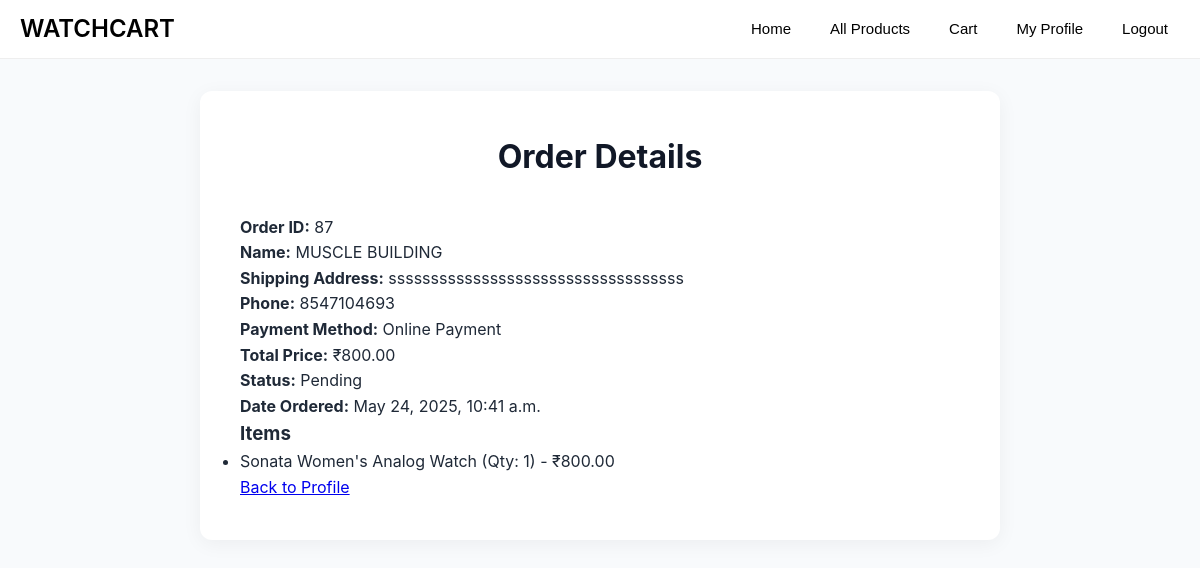
The page /order/87/ (signed in) on the database as committed earlier.
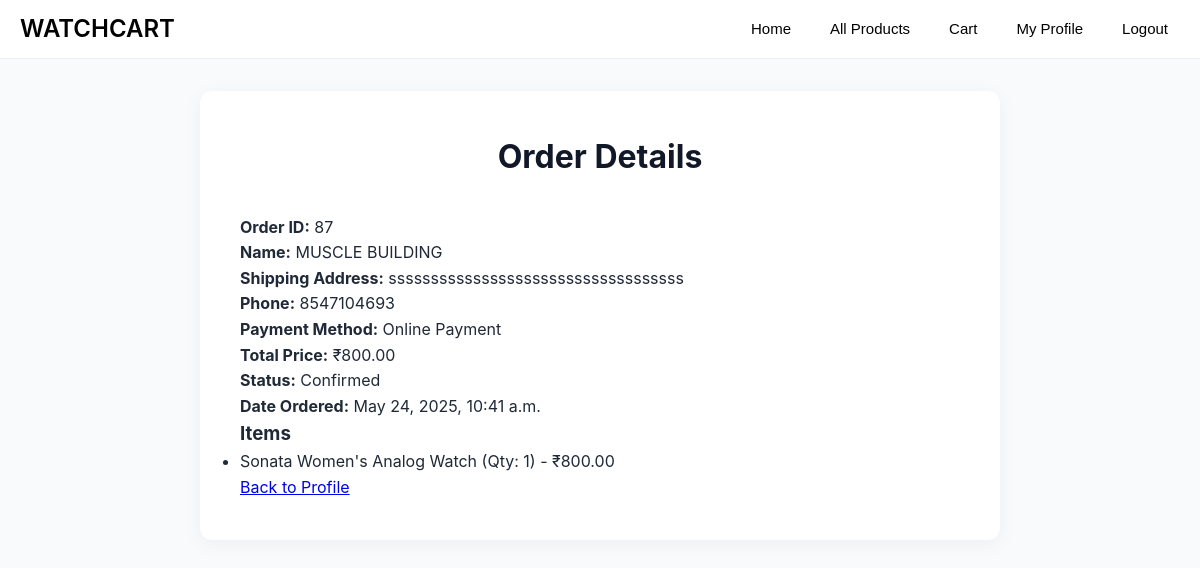
The same page on the database as committed later.
### eapp/models.py (models this page shows, shortened)
class Order(models.Model):
    PAYMENT_METHODS = [
        ('online', 'Online Payment'),
        ('cod', 'Cash on Delivery'),
    ]
    STATUS_CHOICES = [
        ('Pending', 'Pending'),
        ('Confirmed', 'Confirmed'),
    ]
    user = models.ForeignKey(User, on_delete=models.CASCADE)
    name = models.CharField(max_length=255, blank=True)
    phone = models.CharField(max_length=15, blank=True)
    shipping_address = models.TextField()
    payment_method = models.CharField(max_length=20, choices=PAYMENT_METHODS)
    total_price = models.DecimalField(max_digits=10, decimal_places=2)
    date_ordered = models.DateTimeField(auto_now_add=True)
    is_paid = models.BooleanField(default=False)
    status = models.CharField(max_length=20, choices=STATUS_CHOICES, default='Pending')
    razorpay_payment_id = models.CharField(max_length=100, blank=True, null=True)

class OrderItem(models.Model):
    order = models.ForeignKey(Order, on_delete=models.CASCADE, related_name='items')
    product = models.ForeignKey(Product, on_delete=models.CASCADE)
    quantity = models.PositiveIntegerField(default=1)

class Product(models.Model):
    GENDER_CHOICES = [
        ('Female', 'Female'),
        ('Male', 'Male'),
        ('Unisex', 'Unisex'),
    ]
    TYPE_CHOICES = [
        ('Analogue', 'Analogue'),
        ('Digital', 'Digital'),
        ('Analogue/Digital', 'Analogue/Digital'),
    ]
    name = models.CharField(max_length=255)
    colour = models.CharField(max_length=100)
    price = models.DecimalField(max_digits=10, decimal_places=2)
    offerprice = models.DecimalField(max_digits=10, decimal_places=2)
    description = models.TextField()
    gender = models.CharField(max_length=10, choices=GENDER_CHOICES, null=True, blank=True)
    type = models.CharField(max_length=20, choices=TYPE_CHOICES, null=True, blank=True)
    brand = models.CharField(max_length=100)
    quantity = models.IntegerField(default=0)
    image = models.ImageField(upload_to='products/')
    image1 = models.ImageField(upload_to='products/', blank=True, null=True)
    image2 = models.ImageField(upload_to='products/', blank=True, null=True)
    image3 = models.ImageField(upload_to='products/', blank=True, null=True)
    image4 = models.ImageField(upload_to='products/', blank=True, null=True)
    image5 = models.ImageField(upload_to='products/', blank=True, null=True)
    rating=models.FloatField(default=0)
    vector_data=models.TextField(null=True)

### eapp/views.py (the view)
# urls.py: path('order/<int:order_id>/', views.order_detail, name='order_detail'),
@login_required(login_url='userlogin')
def order_detail(request, order_id):
    order = get_object_or_404(Order, id=order_id, user=request.user)
    return render(request, 'order_detail.html', {'order': order})

### templates/order_detail.html (shortened to what this page needs)
{% load static %}
<!DOCTYPE html>
<html lang="en">
<head>
  <link rel="stylesheet" href="{% static 'css/checkout.css' %}">
</head>
<body>
  <nav class="navbar">
    <a class="navbar-brand" href="#">WATCHCART</a>
    <div class="nav-links">
      <a href="{% url 'index' %}"><button>Home</button></a>
      <a href="{% url 'product_list' %}"><button>All Products</button></a>
      <a href="{% url 'cart_view' %}"><button>Cart</button></a>
      <a href="{% url 'profile' %}"><button>My Profile</button></a>
      <a href="{% url 'logout' %}"><button>Logout</button></a>
    </div>
  </nav>
  <div class="checkout-container">
    <h1 class="checkout-heading">Order Details</h1>
    <p><strong>Order ID:</strong> {{ order.id }}</p>
    <p><strong>Name:</strong> {{ order.name }}</p>
    <p><strong>Shipping Address:</strong> {{ order.shipping_address|linebreaksbr }}</p>
    <p><strong>Phone:</strong> {{ order.phone }}</p>
    <p><strong>Payment Method:</strong> {{ order.get_payment_method_display }}</p>
    <p><strong>Total Price:</strong> ₹{{ order.total_price }}</p>
    <p><strong>Status:</strong> {{ order.status }}</p>
    <p><strong>Date Ordered:</strong> {{ order.date_ordered }}</p>
    <h3>Items</h3>
    <ul>
      {% for item in order.items.all %}
        <li>{{ item.product.name }} (Qty: {{ item.quantity }}) - ₹{{ item.product.offerprice }}</li>
      {% endfor %}
    </ul>
    <a href="{% url 'profile' %}" class="continue-shopping">Back to Profile</a>
  </div>
</body>
</html>

### static/css/checkout.css (style rules this page uses)
* { margin: 0; padding: 0; box-sizing: border-box; }
body { font-family: 'Inter', -apple-system, BlinkMacSystemFont, 'Segoe UI', Roboto, sans-serif; background-color: #f8fafc; color: #1f2937; line-height: 1.6; }
.navbar { background-color: #fff; border-bottom: 1px solid #eee; padding: 10px 20px; display: flex; align-items: center; justify-content: space-between; flex-wrap: wrap; position: relative; }
.navbar-brand { font-size: 24px; font-weight: 600; color: #000; text-decoration: none; margin-right: 20px; }
.nav-links { display: flex; align-items: center; gap: 15px; white-space: nowrap; flex-wrap: nowrap; order: 3; }
.nav-links a { text-decoration: none; }
.nav-links button { background: none; border: none; font-size: 15px; padding: 8px 12px; font-weight: 500; color: #000; transition: all 0.3s ease; border-bottom: 2px solid transparent; cursor: pointer; }
.checkout-container { max-width: 800px; margin: 2rem auto; background-color: #ffffff; padding: 2.5rem; border-radius: 12px; box-shadow: 0 4px 20px rgba(0, 0, 0, 0.05); }
.checkout-heading { font-size: 2rem; font-weight: 700; color: #111827; text-align: center; margin-bottom: 2rem; }

Rows that differ between the two databases and show on the page:
changed Order "MUSCLE BUILDING": status "Pending" → "Confirmed"
